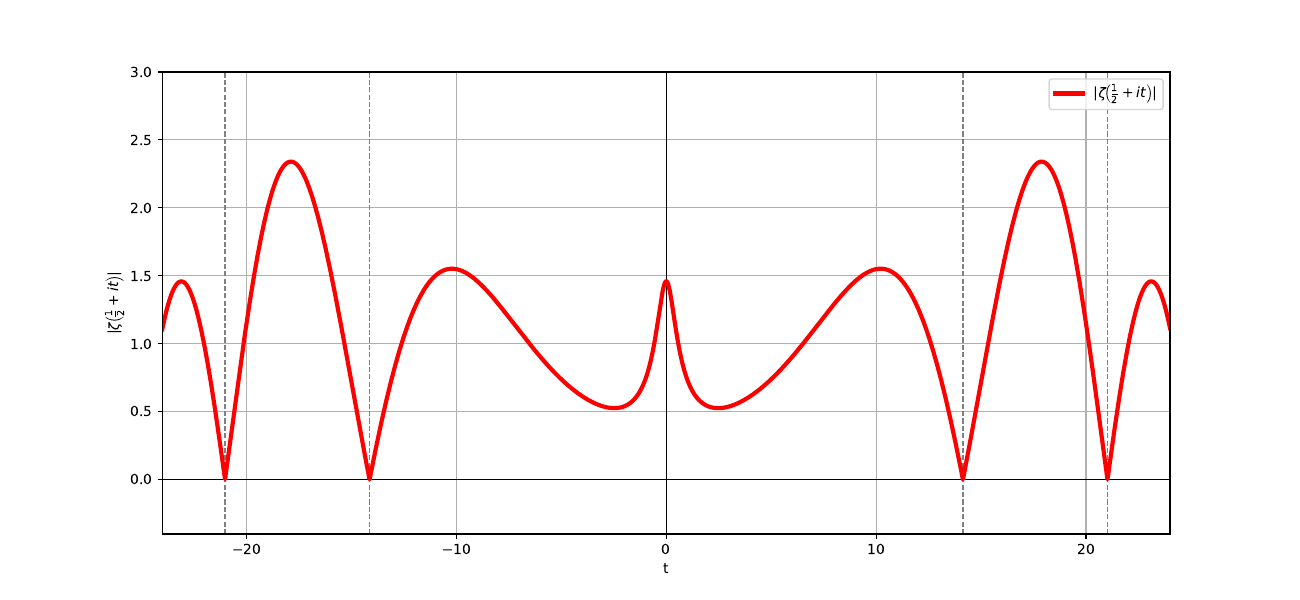

Write Python code to recreate this figure.
from matplotlib import pyplot as plt
from mpmath import zeta, zetazero
import numpy as np
import pylab

# critical-line.py zeichnet Wert des Betrages der
# Zetafunktion über t nach Einsetzen der komplexen Zahlen
# s = (0.5 + i t). Dies zeigt das Verhalten der Funktion
# entlang der kritischen Geraden.

t = np.arange(-26,26,0.01)
absolute = []

for k in t:
    absolute.append(float(abs(zeta(complex(0.5, k)))))

fig_size = plt.rcParams["figure.figsize"]
fig_size[0] = 13
fig_size[1] = 6
plt.rcParams["figure.figsize"] = fig_size

plt.axhline(0, color='black', linewidth=1)
plt.axvline(0, color='black', linewidth=1)

for k in [1,2]:
    zero = zetazero(k).imag
    plt.axvline(zero, color='grey', alpha=1, linewidth=1, linestyle='dashed')
    plt.axvline(zero*(-1), color='grey', alpha=1, linewidth=1, linestyle='dashed')

plt.plot(t, absolute, color='red', linewidth=3, label=r'$\left|\zeta\left(\frac{1}{2} + i t\right)\right|$')

plt.xlim(-24,24)
plt.ylim(-0.4,3)
plt.xlabel("t")
plt.ylabel(r"$\left|\zeta\left(\frac{1}{2} + i t\right)\right|$")
plt.legend(loc='best')
plt.grid(True)

pylab.savefig("critical-line-abs.pdf")
